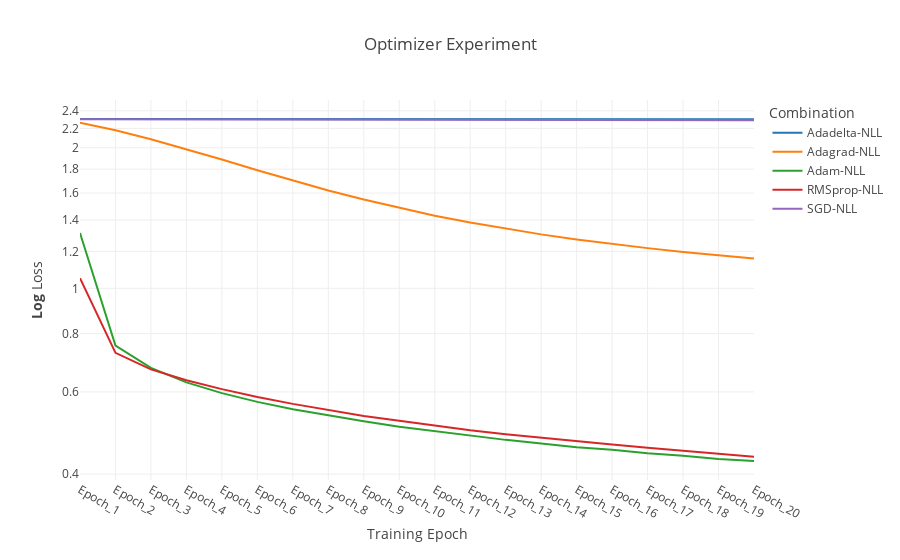

The cell this chart's notebook holds for it:
### Code cell
fig = px.line(
    df_optimizers,
    title='Optimizer Experiment',
    labels={
        'index': 'Training Epoch',
        'value': '<b>Log</b> Loss',
        'variable': 'Combination',
    },
    template='none',
    log_y=True,
)
fig.show()

"""
The experiment shows, that SGD unfortunately is the worst optimizer
for this data. That explains the linear slope in Task 1.
Adam and RMSprop do a much better job with RMSprop doing a slightly
better job (this changes after each iteration!). 
""";

### Figure 1 — Plotly figure (JSON) as saved in the notebook; plotly's stock layout.template omitted (floating-point values rounded to 4 significant figures)
{"data": [{"hovertemplate": "Combination=Adadelta-NLL<br>Training Epoch=%{x}<br><b>Log</b> Loss=%{y}<extra></extra>", "legendgroup": "Adadelta-NLL", "line": {"color": "#1F77B4", "dash": "solid"}, "mode": "lines", "name": "Adadelta-NLL", "orientation": "v", "showlegend": true, "type": "scatter", "x": ["Epoch_1", "Epoch_2", "Epoch_3", "Epoch_4", "Epoch_5", "Epoch_6", "Epoch_7", "Epoch_8", "Epoch_9", "Epoch_10", "Epoch_11", "Epoch_12", "Epoch_13", "Epoch_14", "Epoch_15", "Epoch_16", "Epoch_17", "Epoch_18", "Epoch_19", "Epoch_20"], "xaxis": "x", "y": [2.305, 2.305, 2.305, 2.304, 2.304, 2.304, 2.304, 2.304, 2.304, 2.304, 2.304, 2.304, 2.303, 2.303, 2.303, 2.303, 2.303, 2.303, 2.303, 2.303], "yaxis": "y"}, {"hovertemplate": "Combination=Adagrad-NLL<br>Training Epoch=%{x}<br><b>Log</b> Loss=%{y}<extra></extra>", "legendgroup": "Adagrad-NLL", "line": {"color": "#FF7F0E", "dash": "solid"}, "mode": "lines", "name": "Adagrad-NLL", "orientation": "v", "showlegend": true, "type": "scatter", "x": ["Epoch_1", "Epoch_2", "Epoch_3", "Epoch_4", "Epoch_5", "Epoch_6", "Epoch_7", "Epoch_8", "Epoch_9", "Epoch_10", "Epoch_11", "Epoch_12", "Epoch_13", "Epoch_14", "Epoch_15", "Epoch_16", "Epoch_17", "Epoch_18", "Epoch_19", "Epoch_20"], "xaxis": "x", "y": [2.263, 2.181, 2.086, 1.987, 1.887, 1.791, 1.701, 1.621, 1.549, 1.486, 1.431, 1.383, 1.341, 1.305, 1.273, 1.245, 1.219, 1.196, 1.176, 1.158], "yaxis": "y"}, {"hovertemplate": "Combination=Adam-NLL<br>Training Epoch=%{x}<br><b>Log</b> Loss=%{y}<extra></extra>", "legendgroup": "Adam-NLL", "line": {"color": "#2CA02C", "dash": "solid"}, "mode": "lines", "name": "Adam-NLL", "orientation": "v", "showlegend": true, "type": "scatter", "x": ["Epoch_1", "Epoch_2", "Epoch_3", "Epoch_4", "Epoch_5", "Epoch_6", "Epoch_7", "Epoch_8", "Epoch_9", "Epoch_10", "Epoch_11", "Epoch_12", "Epoch_13", "Epoch_14", "Epoch_15", "Epoch_16", "Epoch_17", "Epoch_18", "Epoch_19", "Epoch_20"], "xaxis": "x", "y": [1.314, 0.7537, 0.6753, 0.6289, 0.5964, 0.5712, 0.5509, 0.5344, 0.5195, 0.5051, 0.4945, 0.4833, 0.4736, 0.4654, 0.4566, 0.4513, 0.4434, 0.4377, 0.431, 0.4268], "yaxis": "y"}, {"hovertemplate": "Combination=RMSprop-NLL<br>Training Epoch=%{x}<br><b>Log</b> Loss=%{y}<extra></extra>", "legendgroup": "RMSprop-NLL", "line": {"color": "#D62728", "dash": "solid"}, "mode": "lines", "name": "RMSprop-NLL", "orientation": "v", "showlegend": true, "type": "scatter", "x": ["Epoch_1", "Epoch_2", "Epoch_3", "Epoch_4", "Epoch_5", "Epoch_6", "Epoch_7", "Epoch_8", "Epoch_9", "Epoch_10", "Epoch_11", "Epoch_12", "Epoch_13", "Epoch_14", "Epoch_15", "Epoch_16", "Epoch_17", "Epoch_18", "Epoch_19", "Epoch_20"], "xaxis": "x", "y": [1.051, 0.7274, 0.6706, 0.6355, 0.6083, 0.5853, 0.5656, 0.5481, 0.5327, 0.5204, 0.5074, 0.4964, 0.4872, 0.4786, 0.4703, 0.4628, 0.4557, 0.4493, 0.4427, 0.4357], "yaxis": "y"}, {"hovertemplate": "Combination=SGD-NLL<br>Training Epoch=%{x}<br><b>Log</b> Loss=%{y}<extra></extra>", "legendgroup": "SGD-NLL", "line": {"color": "#9467BD", "dash": "solid"}, "mode": "lines", "name": "SGD-NLL", "orientation": "v", "showlegend": true, "type": "scatter", "x": ["Epoch_1", "Epoch_2", "Epoch_3", "Epoch_4", "Epoch_5", "Epoch_6", "Epoch_7", "Epoch_8", "Epoch_9", "Epoch_10", "Epoch_11", "Epoch_12", "Epoch_13", "Epoch_14", "Epoch_15", "Epoch_16", "Epoch_17", "Epoch_18", "Epoch_19", "Epoch_20"], "xaxis": "x", "y": [2.302, 2.302, 2.301, 2.3, 2.3, 2.299, 2.299, 2.298, 2.298, 2.297, 2.296, 2.296, 2.295, 2.295, 2.294, 2.294, 2.293, 2.292, 2.292, 2.291], "yaxis": "y"}], "layout": {"legend": {"title": {"text": "Combination"}, "tracegroupgap": 0}, "title": {"text": "Optimizer Experiment"}, "xaxis": {"anchor": "y", "domain": [0, 1], "title": {"text": "Training Epoch"}}, "yaxis": {"anchor": "x", "domain": [0, 1], "title": {"text": "<b>Log</b> Loss"}, "type": "log"}}}
